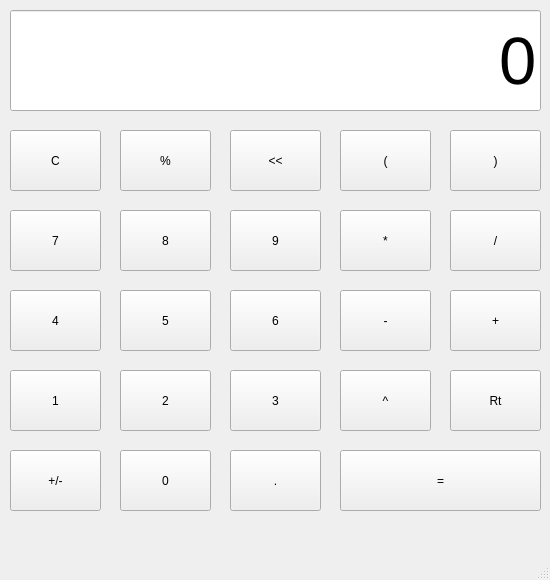
<?xml version="1.0" encoding="UTF-8"?>
<ui version="4.0">
 <class>MainWindow</class>
 <widget class="QMainWindow" name="MainWindow">
  <property name="geometry">
   <rect>
    <x>0</x>
    <y>0</y>
    <width>550</width>
    <height>580</height>
   </rect>
  </property>
  <property name="sizePolicy">
   <sizepolicy hsizetype="Fixed" vsizetype="Fixed">
    <horstretch>0</horstretch>
    <verstretch>0</verstretch>
   </sizepolicy>
  </property>
  <property name="windowTitle">
   <string>Calculator</string>
  </property>
  <widget class="QWidget" name="centralwidget">
   <widget class="QPushButton" name="percentButton">
    <property name="geometry">
     <rect>
      <x>120</x>
      <y>130</y>
      <width>91</width>
      <height>61</height>
     </rect>
    </property>
    <property name="text">
     <string>%</string>
    </property>
   </widget>
   <widget class="QPushButton" name="cButton">
    <property name="geometry">
     <rect>
      <x>10</x>
      <y>130</y>
      <width>91</width>
      <height>61</height>
     </rect>
    </property>
    <property name="text">
     <string>C</string>
    </property>
   </widget>
   <widget class="QPushButton" name="arrowButton">
    <property name="geometry">
     <rect>
      <x>230</x>
      <y>130</y>
      <width>91</width>
      <height>61</height>
     </rect>
    </property>
    <property name="text">
     <string>&lt;&lt;</string>
    </property>
   </widget>
   <widget class="QPushButton" name="divideButton">
    <property name="geometry">
     <rect>
      <x>450</x>
      <y>210</y>
      <width>91</width>
      <height>61</height>
     </rect>
    </property>
    <property name="text">
     <string>/</string>
    </property>
   </widget>
   <widget class="QPushButton" name="sevenButton">
    <property name="geometry">
     <rect>
      <x>10</x>
      <y>210</y>
      <width>91</width>
      <height>61</height>
     </rect>
    </property>
    <property name="text">
     <string>7</string>
    </property>
   </widget>
   <widget class="QPushButton" name="eightButton">
    <property name="geometry">
     <rect>
      <x>120</x>
      <y>210</y>
      <width>91</width>
      <height>61</height>
     </rect>
    </property>
    <property name="text">
     <string>8</string>
    </property>
   </widget>
   <widget class="QPushButton" name="nineButton">
    <property name="geometry">
     <rect>
      <x>230</x>
      <y>210</y>
      <width>91</width>
      <height>61</height>
     </rect>
    </property>
    <property name="text">
     <string>9</string>
    </property>
   </widget>
   <widget class="QPushButton" name="fourButton">
    <property name="geometry">
     <rect>
      <x>10</x>
      <y>290</y>
      <width>91</width>
      <height>61</height>
     </rect>
    </property>
    <property name="text">
     <string>4</string>
    </property>
   </widget>
   <widget class="QPushButton" name="fiveButton">
    <property name="geometry">
     <rect>
      <x>120</x>
      <y>290</y>
      <width>91</width>
      <height>61</height>
     </rect>
    </property>
    <property name="text">
     <string>5</string>
    </property>
   </widget>
   <widget class="QPushButton" name="sixButton">
    <property name="geometry">
     <rect>
      <x>230</x>
      <y>290</y>
      <width>91</width>
      <height>61</height>
     </rect>
    </property>
    <property name="text">
     <string>6</string>
    </property>
   </widget>
   <widget class="QPushButton" name="oneButton">
    <property name="geometry">
     <rect>
      <x>10</x>
      <y>370</y>
      <width>91</width>
      <height>61</height>
     </rect>
    </property>
    <property name="text">
     <string>1</string>
    </property>
   </widget>
   <widget class="QPushButton" name="twoButton">
    <property name="geometry">
     <rect>
      <x>120</x>
      <y>370</y>
      <width>91</width>
      <height>61</height>
     </rect>
    </property>
    <property name="text">
     <string>2</string>
    </property>
   </widget>
   <widget class="QPushButton" name="threeButton">
    <property name="geometry">
     <rect>
      <x>230</x>
      <y>370</y>
      <width>91</width>
      <height>61</height>
     </rect>
    </property>
    <property name="text">
     <string>3</string>
    </property>
   </widget>
   <widget class="QPushButton" name="multiplyButton">
    <property name="geometry">
     <rect>
      <x>340</x>
      <y>210</y>
      <width>91</width>
      <height>61</height>
     </rect>
    </property>
    <property name="text">
     <string>*</string>
    </property>
   </widget>
   <widget class="QPushButton" name="minusButton">
    <property name="geometry">
     <rect>
      <x>340</x>
      <y>290</y>
      <width>91</width>
      <height>61</height>
     </rect>
    </property>
    <property name="text">
     <string>-</string>
    </property>
   </widget>
   <widget class="QPushButton" name="addButton">
    <property name="geometry">
     <rect>
      <x>450</x>
      <y>290</y>
      <width>91</width>
      <height>61</height>
     </rect>
    </property>
    <property name="text">
     <string>+</string>
    </property>
    <property name="checkable">
     <bool>false</bool>
    </property>
   </widget>
   <widget class="QPushButton" name="plusminusButton">
    <property name="geometry">
     <rect>
      <x>10</x>
      <y>450</y>
      <width>91</width>
      <height>61</height>
     </rect>
    </property>
    <property name="text">
     <string>+/-</string>
    </property>
   </widget>
   <widget class="QPushButton" name="equalButton">
    <property name="geometry">
     <rect>
      <x>340</x>
      <y>450</y>
      <width>201</width>
      <height>61</height>
     </rect>
    </property>
    <property name="text">
     <string>=</string>
    </property>
   </widget>
   <widget class="QPushButton" name="decimalButton">
    <property name="geometry">
     <rect>
      <x>230</x>
      <y>450</y>
      <width>91</width>
      <height>61</height>
     </rect>
    </property>
    <property name="text">
     <string>.</string>
    </property>
   </widget>
   <widget class="QPushButton" name="zeroButton">
    <property name="geometry">
     <rect>
      <x>120</x>
      <y>450</y>
      <width>91</width>
      <height>61</height>
     </rect>
    </property>
    <property name="text">
     <string>0</string>
    </property>
   </widget>
   <widget class="QPushButton" name="rootButton">
    <property name="geometry">
     <rect>
      <x>450</x>
      <y>370</y>
      <width>91</width>
      <height>61</height>
     </rect>
    </property>
    <property name="text">
     <string>Rt</string>
    </property>
    <property name="checkable">
     <bool>false</bool>
    </property>
   </widget>
   <widget class="QPushButton" name="closebraceButton">
    <property name="geometry">
     <rect>
      <x>450</x>
      <y>130</y>
      <width>91</width>
      <height>61</height>
     </rect>
    </property>
    <property name="text">
     <string>)</string>
    </property>
   </widget>
   <widget class="QPushButton" name="powerButton">
    <property name="geometry">
     <rect>
      <x>340</x>
      <y>370</y>
      <width>91</width>
      <height>61</height>
     </rect>
    </property>
    <property name="text">
     <string>^</string>
    </property>
   </widget>
   <widget class="QPushButton" name="openbraceButton">
    <property name="geometry">
     <rect>
      <x>340</x>
      <y>130</y>
      <width>91</width>
      <height>61</height>
     </rect>
    </property>
    <property name="text">
     <string>(</string>
    </property>
   </widget>
   <widget class="QLineEdit" name="outputLabel">
    <property name="geometry">
     <rect>
      <x>10</x>
      <y>10</y>
      <width>531</width>
      <height>101</height>
     </rect>
    </property>
    <property name="font">
     <font>
      <pointsize>50</pointsize>
     </font>
    </property>
    <property name="text">
     <string>0</string>
    </property>
    <property name="alignment">
     <set>Qt::AlignRight|Qt::AlignTrailing|Qt::AlignVCenter</set>
    </property>
    <property name="dragEnabled">
     <bool>false</bool>
    </property>
    <property name="readOnly">
     <bool>true</bool>
    </property>
   </widget>
  </widget>
  <widget class="QMenuBar" name="menubar">
   <property name="geometry">
    <rect>
     <x>0</x>
     <y>0</y>
     <width>550</width>
     <height>27</height>
    </rect>
   </property>
  </widget>
  <widget class="QStatusBar" name="statusbar"/>
 </widget>
 <resources/>
 <connections/>
</ui>
